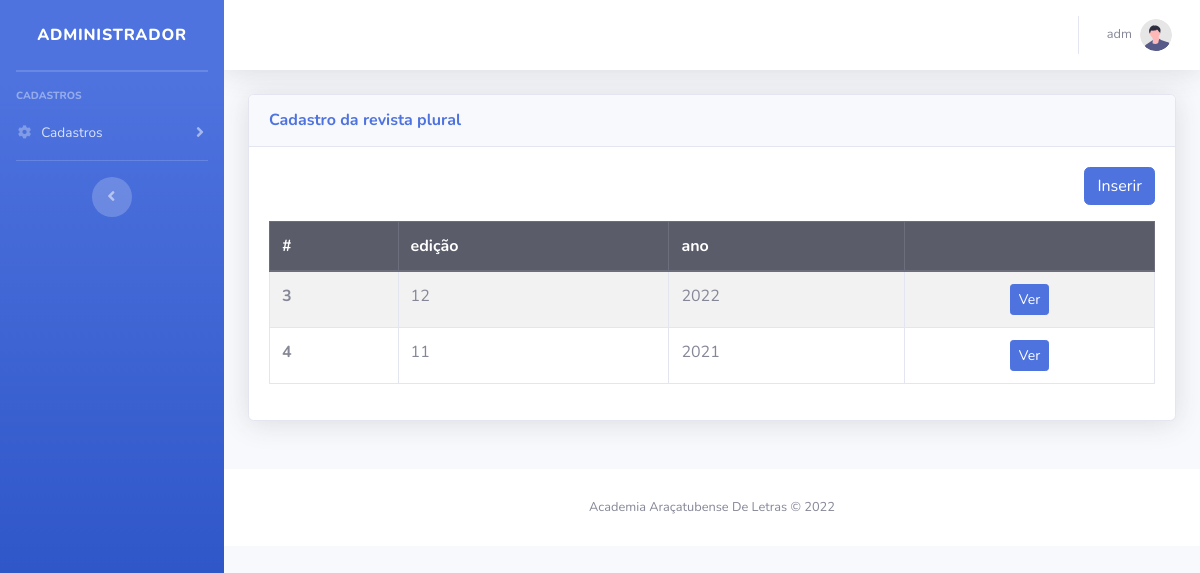
/modulos/revista/revista.php (signed in), run on an earlier commit of the app's database.
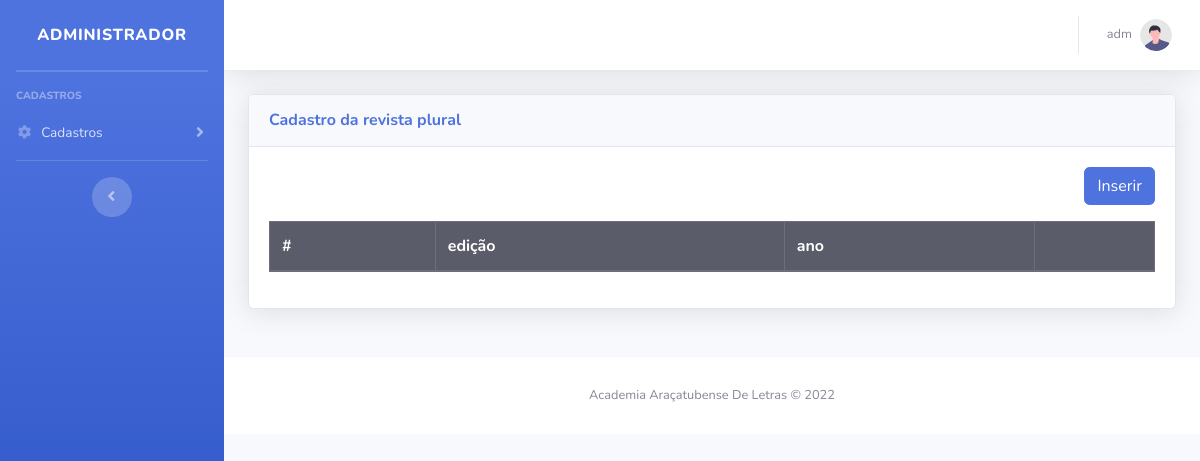
And on a later commit of the database.
### tables this page shows
CREATE TABLE `revista` (
  `id` int(11) NOT NULL,
  `edicao` varchar(30) NOT NULL,
  `ano` varchar(5) NOT NULL,
  `pdf` varchar(200) NOT NULL
);

### modulos/revista/revista.php (the view, shortened to what this page needs)
<!DOCTYPE html>
<html lang="pt-br">
<?php include_once path('template/head.php'); ?>
<body id="page-top">
    <div id="wrapper">
        <?php include_once path('template/sidebar.php'); ?>
        <div id="content-wrapper" class="d-flex flex-column">
            <div id="content">
                <?php include_once path('template/navbar.php'); ?>
                <div class="container-fluid">
                    <div class="row">
                        <div class="col-12 mb-4">
                            <div class="card shadow mb-4">
                                <div class="card-header py-3">
                                    <h6 class="m-0 font-weight-bold text-primary">Cadastro da revista plural</h6>
                                </div>
                                <div class="card-body">
                                    <div class="text-right mb-3">
                                        <a class="btn btn-primary" href="inserir.php">Inserir</a>
                                    </div>
                                    <table class="table table-bordered table-striped">
                                        <thead>
                                            <tr class="thead-dark">
                                                <th>#</th>
                                                <th>edição</th>
                                                <th>ano</th>
                                                <th></th>
                                            </tr>
                                        </thead>
                                        <tbody>
                                            <?php
                                            $pdo = Banco::conectar();
                                            $sql = 'SELECT * FROM  revista';
                                            foreach ($pdo->query($sql) as $row) { ?>
                                                <tr>
                                                    <th scope="row"><?= $row['id'] ?></th>
                                                    <td><?= $row['edicao'] ?></td>
                                                    <td><?= $row['ano'] ?></td>
                                                    <td width='250' class="text-center">
                                                        <a class="btn btn-sm btn-primary " href="visualizar.php?id=<?= $row['id'] ?>">Ver</a>
                                                    </td>
                                                </tr>
                                            <?php }
                                            ?>
                                        </tbody>
                                    </table>
                                </div>
                            </div>
                        </div>
                    </div>
                </div>
                <footer class="sticky-footer bg-white">
                    <div class="container my-auto">
                        <div class="copyright text-center my-auto">
                            <span>Academia Araçatubense De Letras &copy; 2022</span>
                        </div>
                    </div>
                </footer>
            </div>
        </div>
</body>
</html>

What changed in the data, as far as the page shows it:
removed revista: id "3", edicao "12", ano "2022"
removed revista: id "4", edicao "11", ano "2021"
